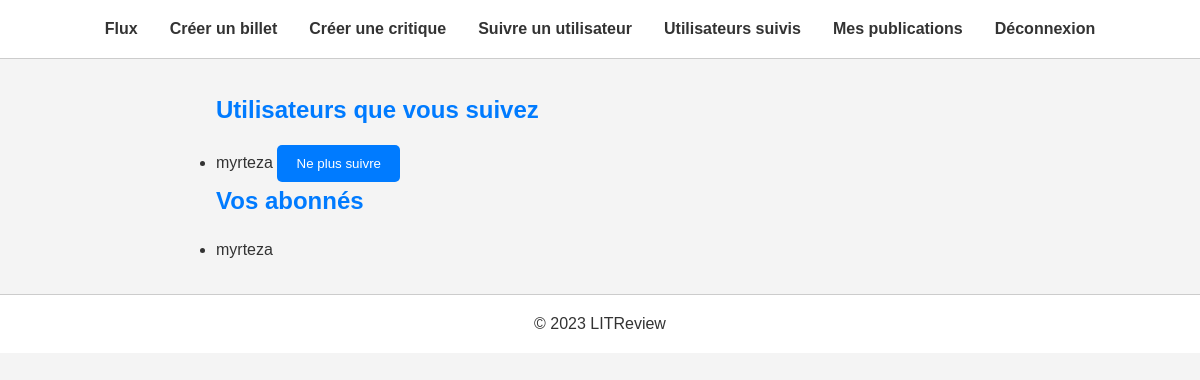
The page /followed_users/ (signed in) on the database its author committed.
### reviews/models.py (models this page shows, shortened)
class UserFollows(models.Model):
    user = models.ForeignKey(
        to=settings.AUTH_USER_MODEL, on_delete=models.CASCADE, related_name='following')
    followed_user = models.ForeignKey(
        to=settings.AUTH_USER_MODEL, on_delete=models.CASCADE, related_name='followed_by')
    class Meta:
        unique_together = ('user', 'followed_user', )

class User(AbstractUser):
    pass

### reviews/views.py (the view)
# urls.py: path('followed_users/', views.view_followed_users, name='view_followed_users'),
@login_required
def view_followed_users(request):
    followed_users = request.user.following.all()
    followers = request.user.followed_by.all()
    return render(request, 'reviews/followed_users.html', {'followed_users': followed_users, 'followers': followers})

### reviews/templates/reviews/followed_users.html (shortened to what this page needs)
{% extends 'reviews/base.html' %}
{% block content %}
<h2>Utilisateurs que vous suivez</h2>
<ul>
    {% for follow in followed_users %}
    <li>
        {{ follow.followed_user.username }}
        <form action="{% url 'unfollow_user' follow.id %}" method="post" style="display:inline;">
            <button type="submit">Ne plus suivre</button>
        </form>
    </li>
    {% empty %}
    <p>Vous ne suivez aucun utilisateur.</p>
    {% endfor %}
</ul>
<h2>Vos abonnés</h2>
<ul>
    {% for follower in followers %}
    <li>{{ follower.user.username }}</li>
    {% empty %}
    <p>Vous n'avez aucun abonné.</p>
    {% endfor %}
</ul>
{% endblock %}

### reviews/static/reviews/css/style.css (style rules this page uses)
* { margin: 0; padding: 0; box-sizing: border-box; }
body { font-family: Arial, sans-serif; line-height: 1.6; background-color: #f4f4f4; color: #333; }
h1, h2, h3 { margin-bottom: 1rem; color: #007BFF; }
button, .button { background-color: #007BFF; color: #fff; border: none; padding: 0.7rem 1.2rem; cursor: pointer; border-radius: 5px; text-decoration: none; }
form { margin-bottom: 2rem; }

### rows shown on the page
UserFollows: followed_user.username "myrteza"
UserFollows: user.username "myrteza"
